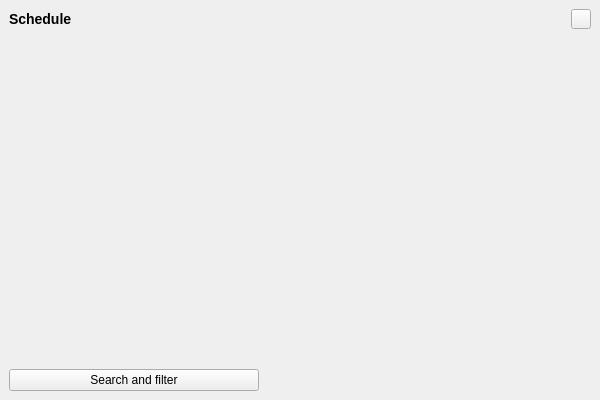
<?xml version="1.0" encoding="UTF-8"?>
<ui version="4.0">
 <class>EpgScheduleFull</class>
 <widget class="QWidget" name="EpgScheduleFull">
  <property name="geometry">
   <rect>
    <x>0</x>
    <y>0</y>
    <width>600</width>
    <height>400</height>
   </rect>
  </property>
  <property name="windowTitle">
   <string>Schedule</string>
  </property>
  <property name="windowIcon">
   <iconset theme="x-office-calendar">
    <normaloff/>
   </iconset>
  </property>
  <layout class="QVBoxLayout" name="layoutMain">
   <property name="margin">
    <number>0</number>
   </property>
   <item>
    <widget class="QWidget" name="main" native="true">
     <layout class="QGridLayout" name="gridLayout_2">
      <item row="2" column="0">
       <widget class="QPushButton" name="buttonFilter">
        <property name="text">
         <string>Search and filter</string>
        </property>
        <property name="icon">
         <iconset theme="edit-find-replace">
          <normaloff/>
         </iconset>
        </property>
       </widget>
      </item>
      <item row="1" column="0">
       <widget class="PlaylistDisplayWidget" name="playlist" native="true">
        <property name="minimumSize">
         <size>
          <width>250</width>
          <height>0</height>
         </size>
        </property>
        <property name="maximumSize">
         <size>
          <width>250</width>
          <height>16777215</height>
         </size>
        </property>
       </widget>
      </item>
      <item row="1" column="1" rowspan="2">
       <widget class="EpgScheduleChannel" name="schedule" native="true"/>
      </item>
      <item row="0" column="0" colspan="2">
       <layout class="QHBoxLayout" name="full">
        <item>
         <widget class="QLabel" name="labelTitle">
          <property name="text">
           <string>&lt;h3&gt;Schedule&lt;/h3&gt;</string>
          </property>
         </widget>
        </item>
        <item>
         <spacer name="horizontalSpacer">
          <property name="orientation">
           <enum>Qt::Horizontal</enum>
          </property>
         </spacer>
        </item>
        <item>
         <widget class="QPushButton" name="buttonClose">
          <property name="maximumSize">
           <size>
            <width>20</width>
            <height>20</height>
           </size>
          </property>
          <property name="text">
           <string/>
          </property>
          <property name="icon">
           <iconset theme="window-close">
            <normaloff/>
           </iconset>
          </property>
         </widget>
        </item>
       </layout>
      </item>
     </layout>
    </widget>
   </item>
  </layout>
 </widget>
 <customwidgets>
  <customwidget>
   <class>PlaylistDisplayWidget</class>
   <extends>QWidget</extends>
   <header>playlist/PlaylistDisplayWidget.h</header>
   <container>1</container>
  </customwidget>
  <customwidget>
   <class>EpgScheduleChannel</class>
   <extends>QWidget</extends>
   <header>epg/EpgScheduleChannel.h</header>
   <container>1</container>
  </customwidget>
 </customwidgets>
 <resources/>
 <connections/>
</ui>
